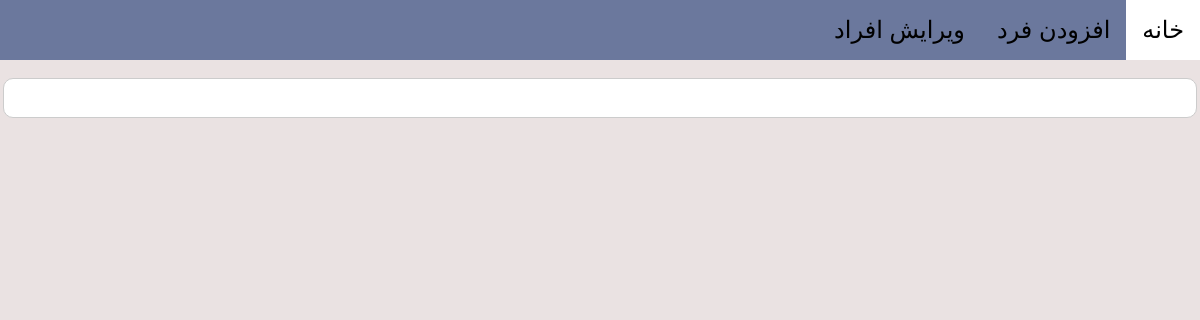
Before: / with the older database file.
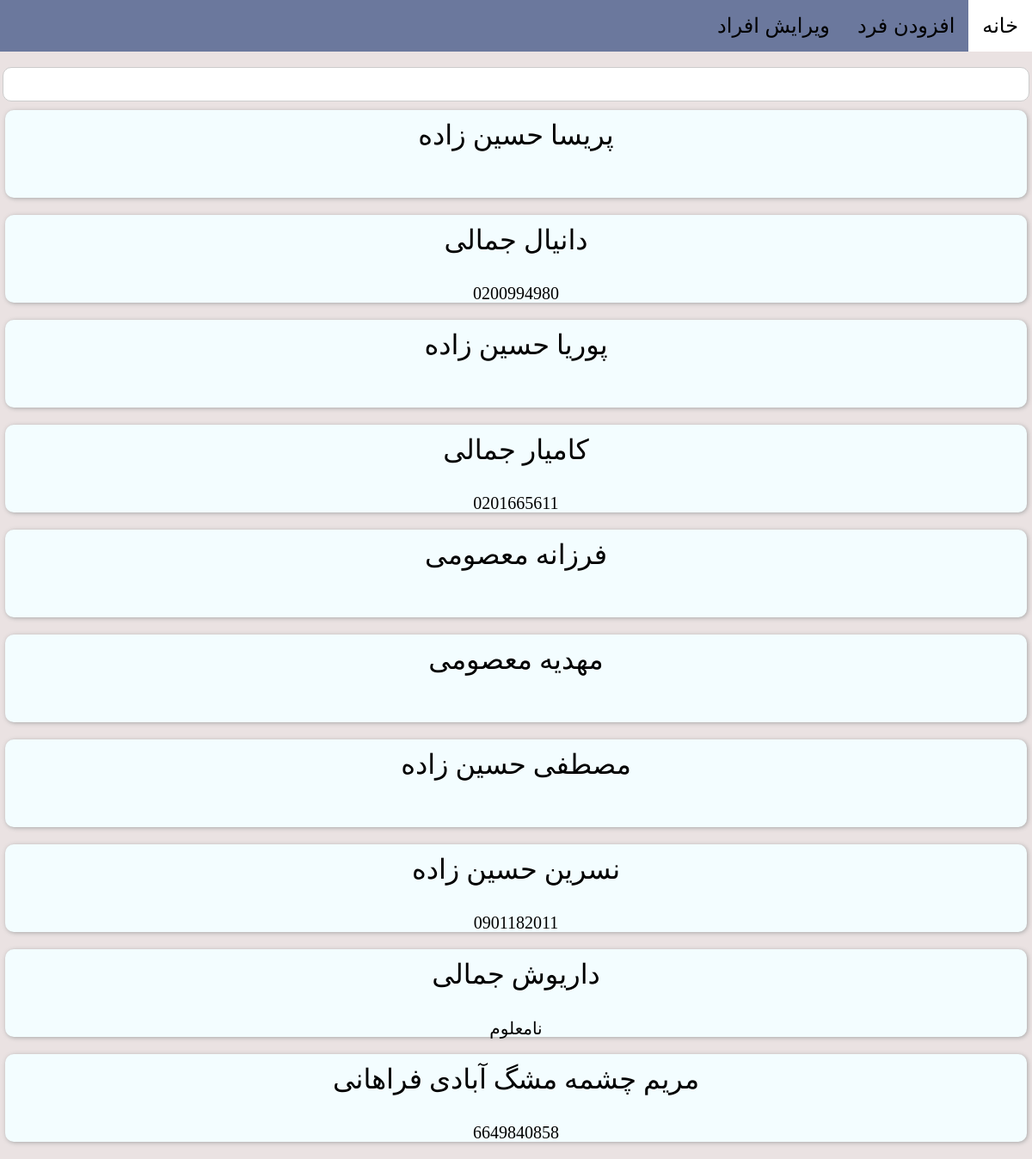
After: the same page with the newer database file.
### FPPI/models.py (models this page shows)
class Person(models.Model):
    Name = models.CharField(max_length=100, null=1)
    Family = models.CharField(max_length=100,null=1)
    sex = models.CharField(max_length=10, null=1)
    CodeNational = models.CharField(max_length=100, null=1)
    Birth = models.CharField(null=1,max_length=100)
    Adr = models.CharField(null=1, max_length=200)
    Father = models.ForeignKey("Father", models.CASCADE, null=1)
    Mother = models.ForeignKey("Mother", models.CASCADE, null=True)
    MoreInfo = models.CharField(max_length=3000 ,null=1,)
    Sister =  models.ManyToManyField("Sister")
    Brother =  models.ManyToManyField("Brother")
    Souse =  models.ManyToManyField("Souse")
    upload = models.ImageField(upload_to ="Profile/", null=1)

### FPPI/views.py (the view)
# urls.py: path('',views.index),
def index(request):
    context = {
        "Person": models.Person.objects.all()
    }
    return render(request, "FPPI/index.html", context=context)

### FPPI/templates/FPPI/index.html (shortened to what this page needs)
<!DOCTYPE html>
<html>
<head>
    {% load static %}
    <link rel="stylesheet" type="text/css" href="{% static 'css/index-style.css' %}">
</head>
    <div id="list">
        <ul>
            <li id="ShowingPage"><a href="/">خانه</a></li>
            <li><a href="/add/" class="l">افزودن فرد</a></li>
            <li><a href="/edit/" class="l">ویرایش افراد</a></li>
        </ul>
    </div>
    <br>
<div id="search">
    <input type="text" id="input" oninput="search()">
</div>
<div>
    <body>
    <div>
    {% for i in Person %}
    <div id="{{forloop.counter}}" value="{{ i.Name }} {{i.Family}}" class="Per" onclick="click_('{{i.id}}')">
        <div  class="info" style="padding-top: 10px"><div class ="Na" ><a>{{ i.Name }} {{i.Family}}</a></div></div>
        <div class="meli"><a class="meli_a" >{{ i.CodeNational }}</a></div>
        </div>
    {% endfor %}
</div>
</body>
</html>

### FPPI/static/css/index-style.css (style rules this page uses)
body { background-color: #eae2e2; margin-top:0px; margin-left:0px; margin-right:0px; }
ul { list-style-type: none; margin: 0; padding: 0; overflow: hidden; background-color: #6b789d; }
li { float: right; }
@media only screen and (min-width: 900px) { li a { display: block; color: #000000; text-align: center; padding: 16px; text-decoration: none; font-family: Calibri, Arial, Dubai Medium; font-size: x-large; } }
.Per { margin-right: auto; margin-left: auto; margin-bottom: 20px; width: 99%; height: 102px; background-color: #f3fdff !important; border: 1px rgb(161, 161, 161); box-shadow: 1px 1px 5px rgb(168, 168, 168); transition: background-color 1s, width 0.5s; border-radius: 10px; padding: 10pz; }
.info { width: 90%; height: 70px; background-color: #f3fdff; text-align: center; font-size: xx-large; margin-left: auto; margin-right: auto }
div { text-align: center; }
.meli { width: 90%; height: 22px; background-color: #f3fdff; text-align: center; font-size: 15pt; margin-left: auto; margin-right: auto; }
#list { position:revert; }
.meli_a { padding-top: 10px; }
#input { width: 99%; padding: 2px; font-size: 30px; direction: rtl; margin-bottom: 10px; border: none; border:solid 1px #ccc; border-radius: 10px; }
.Na { width:100%; height:60px; overflow-y:hidden; overflow-x :scroll; white-space:nowrap; }
#ShowingPage { background:#ffffff; }

Changed rows visible on the page:
added Person: Name "پریسا", Family "حسین زاده"
added Person: Name "دانیال", Family "جمالی", CodeNational "0200994980"
added Person: Name "پوریا", Family "حسین زاده"
added Person: Name "کامیار", Family "جمالی", CodeNational "0201665611"
added Person: Name "فرزانه", Family "معصومی"
added Person: Name "مهدیه", Family "معصومی"
added Person: Name "مصطفی", Family "حسین زاده"
added Person: Name "نسرین", Family "حسین زاده", CodeNational "0901182011"
added Person: Name "داریوش", Family "جمالی", CodeNational "نامعلوم"
added Person: Name "مریم", Family "چشمه مشگ آبادی فراهانی", CodeNational "6649840858"
